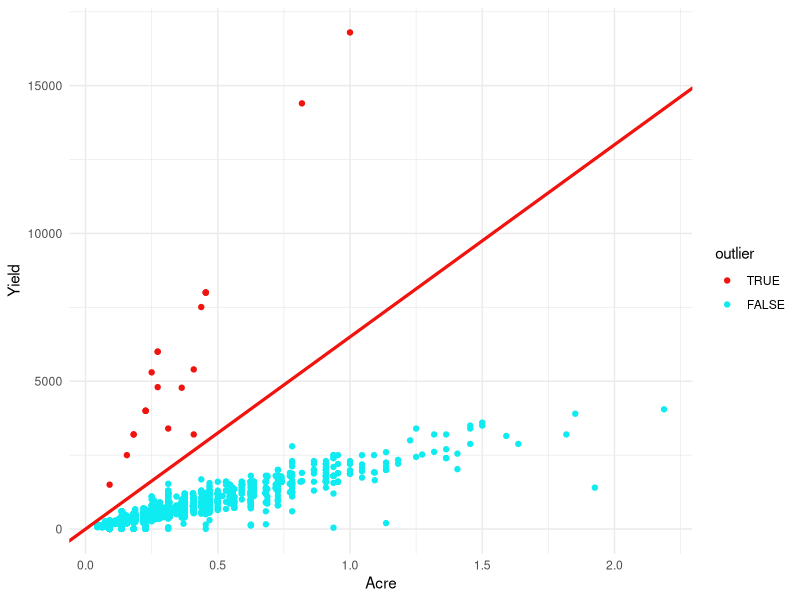
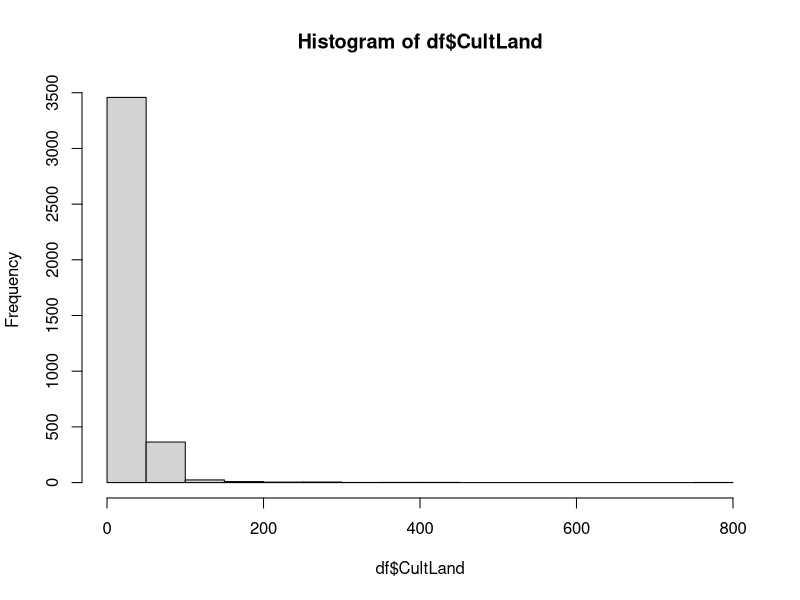
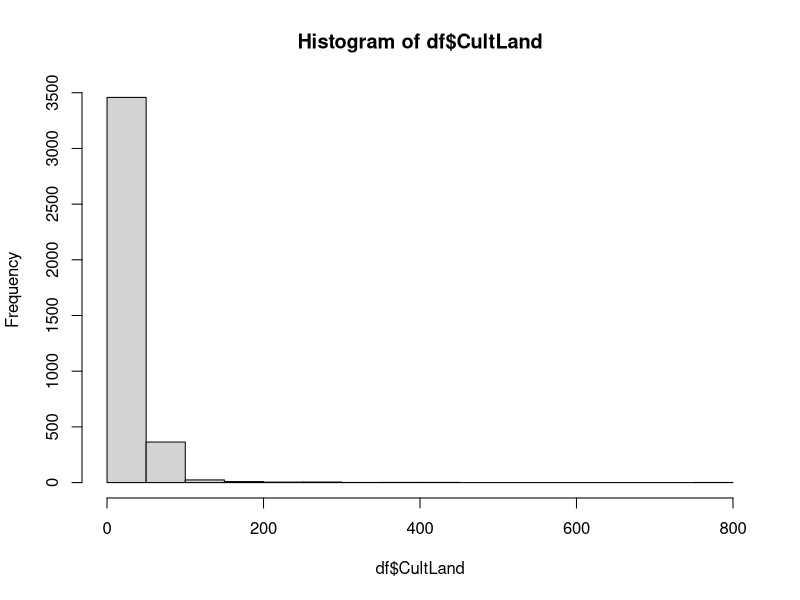
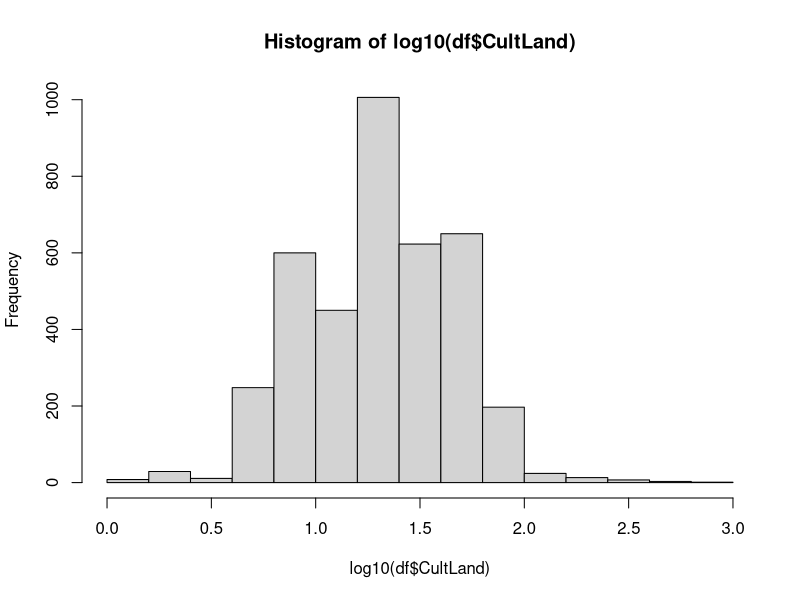
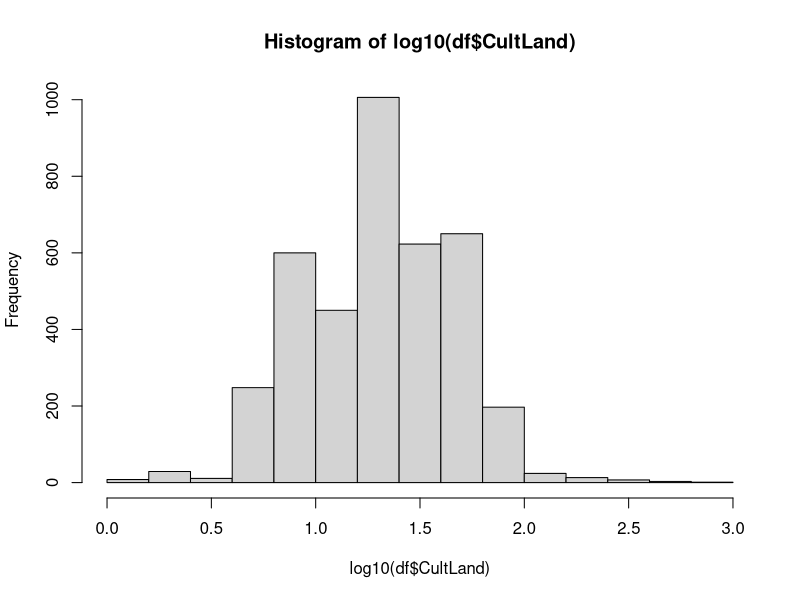
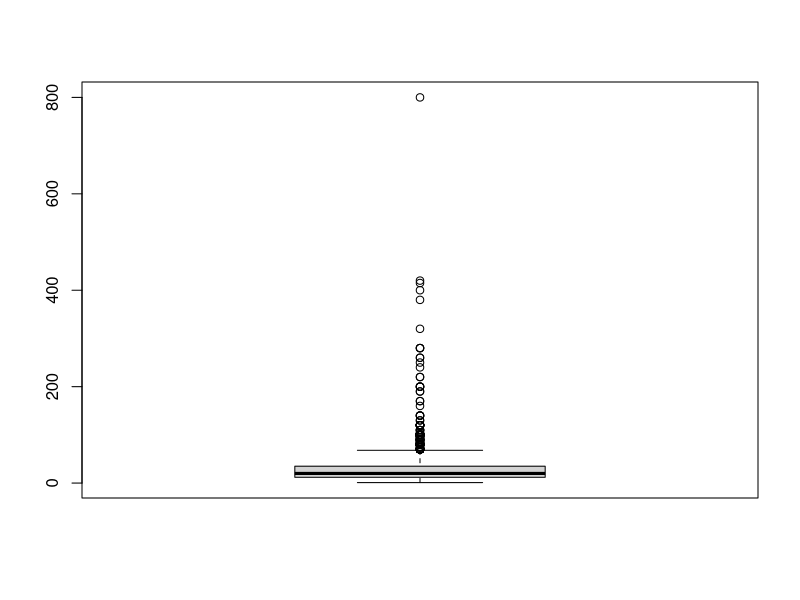
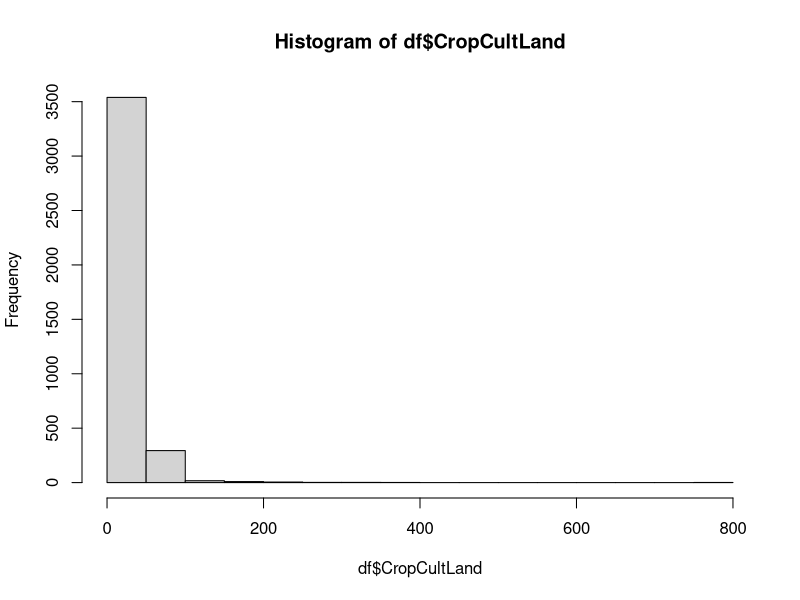
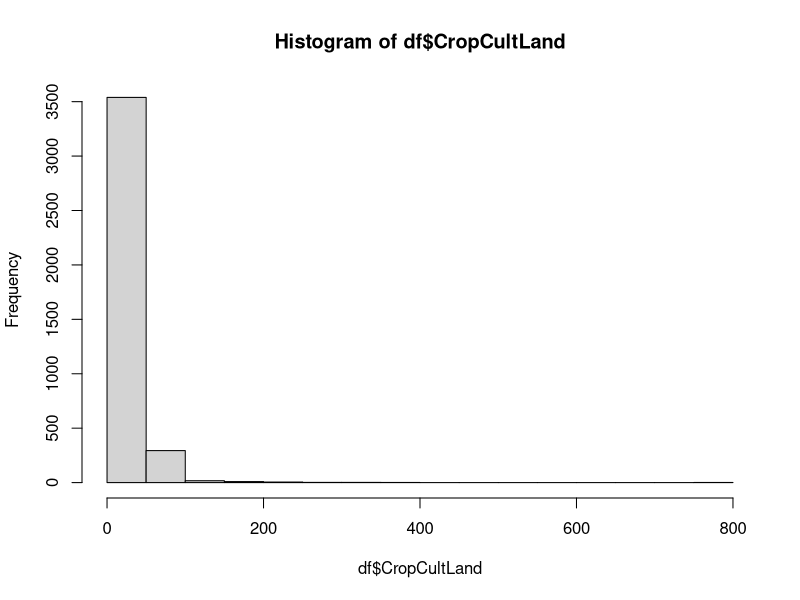

Generate these figures, in order, with R:
library(dplyr)
library(ggplot2)
library(corrplot)

df <- read.csv("./data/Train.csv") %>%
 mutate(across(c(CropTillageDate, RcNursEstDate, SeedingSowingTransplanting,
          Harv_date, Threshing_date), as.Date))
var_description <- read.csv("./data/VariableDescription.csv")
var_description <- var_description %>%
 mutate(class = vapply(df[, -1], class, FUN.VALUE = character(1)),
        NAs = vapply(df[, -1], function(x) {sum(is.na(x))}, FUN.VALUE = integer(1)))

str(df)
table(apply(df, 1, function(x) {sum(is.na(x))}))

# Acre Yield comparison
df %>% mutate(outlier = Yield / Acre > 6500) %>%
        ggplot(aes(x = Acre, y = Yield, col = outlier)) + geom_point() +
        geom_abline(slope = 6500, col = "#F1130E", linewidth = 1.1) +
        scale_color_manual(values = c("TRUE" = "#F1130E", "FALSE" = "#0EECF1"),
                           breaks = c("TRUE", "FALSE")) +
        theme_minimal()
ggsave("graphics/YieldAcre_outliers.jpeg", height = 9, width = 16, units = "cm", dpi = 500,
       scale = 1)

# reduce the number of levels
table(df$LandPreparationMethod)
unique(unlist(strsplit(df$LandPreparationMethod, " ")))
df %>% mutate(mapply(function(x, methods_vec) {
        output <- as.integer(methods_vec %in% x)
        names(output) <- paste("LPM", methods_vec, sep = "_")
        output}, strsplit(LandPreparationMethod, " "),
        MoreArgs = list(methods_vec = unique(unlist(strsplit(LandPreparationMethod, " "))))) %>%
                t() %>% as_tibble())
        
table(df$NursDetFactor)
unique(unlist(strsplit(df$NursDetFactor, " ")))
df %>% mutate(mapply(function(x, methods_vec) {
        output <- as.integer(methods_vec %in% x)
        names(output) <- paste("NDF", methods_vec, sep = "_")
        output}, strsplit(NursDetFactor, " "),
        MoreArgs = list(methods_vec = unique(unlist(strsplit(NursDetFactor, " "))))) %>%
                t() %>% as_tibble())

table(df$TransDetFactor)
unique(unlist(strsplit(df$TransDetFactor, " ")))
df %>% mutate(mapply(function(x, methods_vec) {
        output <- as.integer(methods_vec %in% x)
        names(output) <- paste("TDF", methods_vec, sep = "_")
        output}, strsplit(TransDetFactor, " "),
        MoreArgs = list(methods_vec = unique(unlist(strsplit(TransDetFactor, " "))))) %>%
                t() %>% as_tibble())

table(df$OrgFertilizers)
unique(unlist(strsplit(df$OrgFertilizers, " ")))
df %>% mutate(mapply(function(x, methods_vec) {
        output <- as.integer(methods_vec %in% x)
        names(output) <- paste("OF", methods_vec, sep = "_")
        output}, strsplit(OrgFertilizers, " "),
        MoreArgs = list(methods_vec = unique(unlist(strsplit(OrgFertilizers, " "))))) %>%
                t() %>% as_tibble())

table(df$CropbasalFerts)
unique(unlist(strsplit(df$CropbasalFerts, " ")))
df %>% mutate(mapply(function(x, methods_vec) {
        output <- as.integer(methods_vec %in% x)
        names(output) <- paste("CF", methods_vec, sep = "_")
        output}, strsplit(CropbasalFerts, " "),
        MoreArgs = list(methods_vec = unique(unlist(strsplit(CropbasalFerts, " "))))) %>%
                t() %>% as_tibble())

table(df$FirstTopDressFert)
unique(unlist(strsplit(df$FirstTopDressFert, " ")))
df %>% mutate(mapply(function(x, methods_vec) {
        output <- as.integer(methods_vec %in% x)
        names(output) <- paste("FTDF", methods_vec, sep = "_")
        output}, strsplit(FirstTopDressFert, " "),
        MoreArgs = list(methods_vec = unique(unlist(strsplit(FirstTopDressFert, " "))))) %>%
                t() %>% as_tibble())

# transform character columns to factor columns
df <- df %>% mutate(across(c(District, Block, CropEstMethod,
                             TransplantingIrrigationSource,
                             TransplantingIrrigationPowerSource,
                             PCropSolidOrgFertAppMethod, MineralFertAppMethod,
                             MineralFertAppMethod.1, Harv_method, Threshing_method,
                             Stubble_use), as.factor))

# rename unnamed factor level
levels(df$TransplantingIrrigationSource)[
 levels(df$TransplantingIrrigationSource) == ""] <- "unknown"
levels(df$TransplantingIrrigationPowerSource)[
 levels(df$TransplantingIrrigationPowerSource) == ""] <- "unknown"
levels(df$PCropSolidOrgFertAppMethod)[
 levels(df$PCropSolidOrgFertAppMethod) == ""] <- "unknown"
levels(df$MineralFertAppMethod.1)[levels(df$MineralFertAppMethod.1) == ""] <- "unknown"

#### explore numeric/integer columns ####
summary(df$CultLand)
plot(hist(df$CultLand))
plot(hist(log10(df$CultLand)))
boxplot(df$CultLand)

summary(df$CropCultLand)
plot(hist(df$CropCultLand))
plot(hist(log10(df$CropCultLand)))
boxplot(df$CropCultLand)

summary(df$CropCultLand / df$CultLand) # potential new column

summary(df$CropTillageDepth)
plot(hist(df$CropTillageDepth))
boxplot(df$CropTillageDepth)

summary(df$SeedlingsPerPit)
boxplot(df$SeedlingsPerPit) 
df$SeedlingsPerPit[order(df$SeedlingsPerPit, decreasing = TRUE)][1:10]
# the data point with 442 seems to be an incorrect value
boxplot((df %>% filter(SeedlingsPerPit < 400))$SeedlingsPerPit)
plot(hist((df %>% filter(SeedlingsPerPit < 400))$SeedlingsPerPit))

summary(df$TransplantingIrrigationHours)
boxplot(df$TransplantingIrrigationHours)
df$TransplantingIrrigationHours[order(df$TransplantingIrrigationHours, decreasing = TRUE)][1:10]
# the data point with 2000 seems to be an incorrect value
boxplot((df %>% filter(TransplantingIrrigationHours < 500))$TransplantingIrrigationHours)
plot(hist((df %>% filter(TransplantingIrrigationHours < 500))$TransplantingIrrigationHours))

summary(df$TransIrriCost)
boxplot(df$TransIrriCost)
df$TransIrriCost[order(df$TransIrriCost, decreasing = TRUE)][1:10]
# the data point with 6000 seems to be an incorrect value
boxplot((df %>% filter(TransIrriCost < 5000))$TransIrriCost)
plot(hist((df %>% filter(TransIrriCost < 5000))$TransIrriCost))

summary(df$StandingWater)
boxplot(df$StandingWater)
plot(hist(df$StandingWater))

summary(df$Ganaura)
boxplot(df$Ganaura)
df$Ganaura[order(df$Ganaura, decreasing = TRUE)][1:10]
plot(hist(df$Ganaura))
summary(df$Ganaura / (df$NoFertilizerAppln * df$CultLand))

summary(df$CropOrgFYM)
boxplot(df$CropOrgFYM)
df$CropOrgFYM[order(df$CropOrgFYM, decreasing = TRUE)][1:10]
plot(hist(df$CropOrgFYM))
summary(df$CropOrgFYM / (df$NoFertilizerAppln * df$CultLand))

summary(df$NoFertilizerAppln)
boxplot(df$NoFertilizerAppln)
plot(hist(df$NoFertilizerAppln))

summary(df$BasalDAP)
boxplot(df$BasalDAP)
plot(hist(df$BasalDAP))

summary(df$BasalUrea)
boxplot(df$BasalUrea)
plot(hist(df$BasalUrea))

summary(df$X1tdUrea)
boxplot(df$X1tdUrea)
plot(hist(df$X1tdUrea))

summary(df$X1appDaysUrea)
boxplot(df$X1appDaysUrea)
df$X1appDaysUrea[order(df$X1appDaysUrea, decreasing = TRUE)][1:10]
# the data point with 332 seems to be an incorrect value
boxplot((df %>% filter(X1appDaysUrea < 300))$X1appDaysUrea)
plot(hist((df %>% filter(X1appDaysUrea < 300))$X1appDaysUrea))

summary(df$X2tdUrea)
boxplot(df$X2tdUrea)
plot(hist(df$X2tdUrea))

summary(df$X2appDaysUrea)
boxplot(df$X2appDaysUrea)
plot(hist(df$X2appDaysUrea))

summary(df$Harv_hand_rent)
boxplot(df$Harv_hand_rent)
df$Harv_hand_rent[order(df$Harv_hand_rent, decreasing = TRUE)][1:10]
# the data point with 60000 seems to be an incorrect value
boxplot((df %>% filter(Harv_hand_rent < 30000))$Harv_hand_rent)
plot(hist((df %>% filter(Harv_hand_rent < 30000))$Harv_hand_rent))

summary(df$Residue_length)
boxplot(df$Residue_length)
plot(hist(df$Residue_length))

summary(df$Residue_perc)
boxplot(df$Residue_perc)
plot(hist(df$Residue_perc))

summary(df$Acre)
boxplot(df$Acre)
plot(hist(df$Acre))

summary(df$Yield)
boxplot(df$Yield)
plot(hist(df$Yield))

summary(df$Yield / df$Acre)
boxplot(df$Yield / df$Acre)
plot(hist(df$Yield / df$Acre))

#### Date variables ####
ftable(df$NursDetFactor, is.na(df$RcNursEstDate))
table(df$RcNursEstDate - df$CropTillageDate)
table(df$RcNursEstDate - df$CropTillageDate < 0)
table(df$RcNursEstDate - df$SeedingSowingTransplanting < 0)
table(df$CropTillageDate - df$SeedingSowingTransplanting < 0)
table(df$SeedingSowingTransplanting - df$Harv_date < 0) # the three false are incorrect
table(df$SeedingSowingTransplanting - df$Harv_date > -40)
df[which(df$SeedingSowingTransplanting - df$Harv_date > -50 &
        df$SeedingSowingTransplanting - df$Harv_date < 0), ]
table(months(df$Harv_date))
df %>% rowwise() %>%
        mutate(LPrepDate = min(RcNursEstDate, CropTillageDate, na.rm = TRUE),
               X2Date = LPrepDate + X1appDaysUrea + X2appDaysUrea) %>%
        filter(!is.na(X2Date) & X2Date - Harv_date >= 0) %>%
        select(Harv_date, X2Date, SeedingSowingTransplanting,
               RcNursEstDate, CropTillageDate, Threshing_date, NoFertilizerAppln) %>%
        View()
table(df$Harv_date - df$Threshing_date <= 0)

plot(df$Harv_date[which(df$Yield / df$Acre < 6000)],
 df$Yield[which(df$Yield / df$Acre < 6000)] / df$Acre[which(df$Yield / df$Acre < 6000)])

View(df[which(df$Yield / df$Acre > 15000),])

ggplot(df, aes(x = Yield/Acre, group = District)) +
        geom_histogram(aes(y = stat(density) * 80), bins = 80) +
        facet_wrap(~District)

ftable(df$Block, df$Yield / df$Acre > 10000)
ftable(df$Block, df$Yield / df$Acre < 50)
df %>% group_by(Block) %>% summarise(n(), length(unique(Yield/Acre)))

#### show influence of Acre on other variables ####
jpeg("graphics/acre_correlation.jpeg", width = 22, height = 10.5, units = "cm",
     pointsize = 9, quality = 1000, res = 170)
par(mfcol = c(1, 2))
corrplot.mixed(cor(df %>% select(Acre, X1tdUrea, X2tdUrea, Harv_hand_rent, BasalDAP,
                                 BasalUrea, Ganaura, CropOrgFYM), use = "pairwise.complete.ob"),
        tl.pos = "lt", mar = c(0, 0, 2, 0.5), title = "uncorrected variables",
        tl.col = "black", tl.srt = 45)
corrplot.mixed(cor(df %>% mutate(X1tdUrea = X1tdUrea / Acre, X2tdUrea = X2tdUrea / Acre,
                                 Harv_hand_rent = Harv_hand_rent / Acre, BasalDAP = BasalDAP / Acre,
                                 BasalUrea = BasalUrea / Acre, Ganaura = Ganaura / Acre,
                                 CropOrgFYM = CropOrgFYM / Acre) %>%
                           select(Acre, X1tdUrea, X2tdUrea, Harv_hand_rent, BasalDAP,
                                  BasalUrea, Ganaura, CropOrgFYM), use = "pairwise.complete.ob"),
               tl.pos = "lt", mar = c(0, 0.5, 1.5, 0), title = "corrected variables (with Acre)",
               tl.col = "black", tl.srt = 45)
dev.off()


lapply(df, function(x) {
        if(is.numeric(x)) {
                standa = sd(x/df$Acre, na.rm = TRUE)
                durchs = mean(x/df$Acre, na.rm = TRUE)
                sum(durchs + 3* standa < x/df$Acre | durchs - 3*standa > x/df$Acre, na.rm = TRUE)      
        } else {
                0
        }
        })
